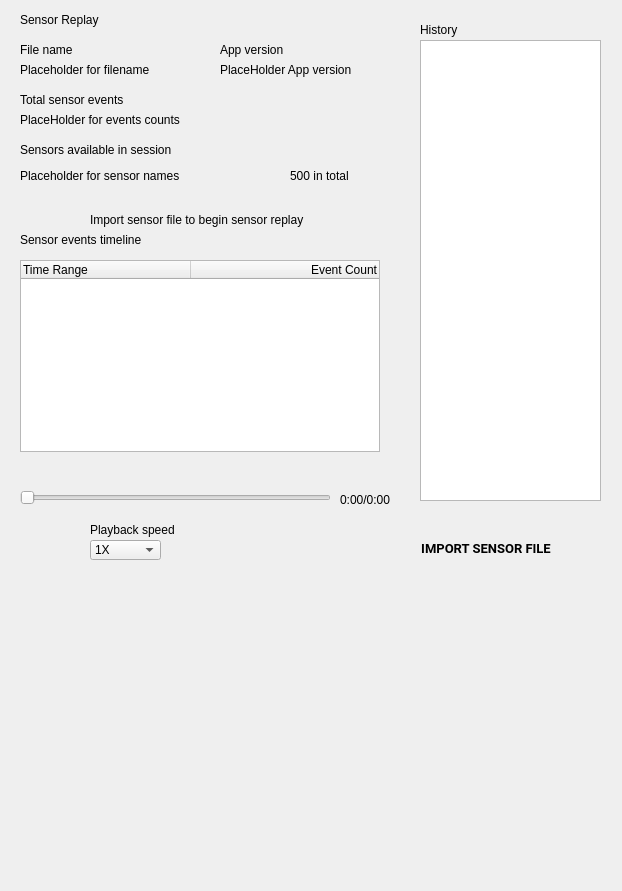
<?xml version="1.0" encoding="UTF-8"?>
<ui version="4.0">
 <class>SensorReplayPage</class>
 <widget class="QWidget" name="SensorReplayPage">
  <property name="geometry">
   <rect>
    <x>0</x>
    <y>0</y>
    <width>622</width>
    <height>891</height>
   </rect>
  </property>
  <property name="windowTitle">
   <string>Form</string>
  </property>
  <widget class="QLabel" name="title">
   <property name="geometry">
    <rect>
     <x>20</x>
     <y>10</y>
     <width>101</width>
     <height>19</height>
    </rect>
   </property>
   <property name="text">
    <string>Sensor Replay</string>
   </property>
  </widget>
  <widget class="QLabel" name="sensor_fileNameTitle">
   <property name="geometry">
    <rect>
     <x>20</x>
     <y>40</y>
     <width>101</width>
     <height>19</height>
    </rect>
   </property>
   <property name="text">
    <string>File name</string>
   </property>
   <property name="ColorGroup" stdset="0">
    <string notr="true">Title</string>
   </property>
  </widget>
  <widget class="QLabel" name="sensor_filenameValue">
   <property name="geometry">
    <rect>
     <x>20</x>
     <y>60</y>
     <width>201</width>
     <height>19</height>
    </rect>
   </property>
   <property name="text">
    <string>Placeholder for filename</string>
   </property>
  </widget>
  <widget class="QLabel" name="sensor_totalSensorEventsCountTitle">
   <property name="geometry">
    <rect>
     <x>20</x>
     <y>90</y>
     <width>201</width>
     <height>19</height>
    </rect>
   </property>
   <property name="text">
    <string>Total sensor events</string>
   </property>
   <property name="ColorGroup" stdset="0">
    <string notr="true">Title</string>
   </property>
  </widget>
  <widget class="QLabel" name="sensor_totalSensorEventsCountValue">
   <property name="geometry">
    <rect>
     <x>20</x>
     <y>110</y>
     <width>161</width>
     <height>19</height>
    </rect>
   </property>
   <property name="text">
    <string>PlaceHolder for events counts</string>
   </property>
  </widget>
  <widget class="QLabel" name="sensor_previewTitle">
   <property name="geometry">
    <rect>
     <x>20</x>
     <y>140</y>
     <width>211</width>
     <height>19</height>
    </rect>
   </property>
   <property name="text">
    <string>Sensors available in session</string>
   </property>
   <property name="ColorGroup" stdset="0">
    <string notr="true">Title</string>
   </property>
  </widget>
  <widget class="QLabel" name="sensor_previewValue_expand">
   <property name="geometry">
    <rect>
     <x>290</x>
     <y>160</y>
     <width>111</width>
     <height>31</height>
    </rect>
   </property>
   <property name="text">
    <string>500 in total</string>
   </property>
   <property name="ColorGroup" stdset="0">
    <string>Link</string>
   </property>
  </widget>
  <widget class="QLabel" name="sensor_eventTimelineTitle">
   <property name="geometry">
    <rect>
     <x>20</x>
     <y>230</y>
     <width>211</width>
     <height>19</height>
    </rect>
   </property>
   <property name="text">
    <string>Sensor events timeline</string>
   </property>
   <property name="ColorGroup" stdset="0">
    <string notr="true">Title</string>
   </property>
  </widget>
  <widget class="RaisedMaterialButton" name="sensor_playStopButton">
   <property name="geometry">
    <rect>
     <x>20</x>
     <y>530</y>
     <width>36</width>
     <height>36</height>
    </rect>
   </property>
   <property name="accessibleDescription">
    <string>Play</string>
   </property>
   <property name="text">
    <string/>
   </property>
   <property name="icon">
    <iconset resource="../resources.qrc">
     <normaloff>:/light/play_arrow</normaloff>:/light/play_arrow</iconset>
   </property>
   <property name="iconSize">
    <size>
     <width>24</width>
     <height>24</height>
    </size>
   </property>
   <property name="flat">
    <bool>true</bool>
   </property>
   <property name="themeIconName" stdset="0">
    <string>play_arrow</string>
   </property>
   <property name="themeIconName_disabled" stdset="0">
    <string>play_arrow_disabled</string>
   </property>
   <property name="ColorGroup" stdset="0">
    <string>Button</string>
   </property>
   <property name="report_metrics" stdset="0">
    <bool>false</bool>
   </property>
  </widget>
  <widget class="RaisedMaterialButton" name="sensor_loadSensorButton">
   <property name="geometry">
    <rect>
     <x>420</x>
     <y>530</y>
     <width>132</width>
     <height>36</height>
    </rect>
   </property>
   <property name="sizePolicy">
    <sizepolicy hsizetype="Minimum" vsizetype="Fixed">
     <horstretch>0</horstretch>
     <verstretch>0</verstretch>
    </sizepolicy>
   </property>
   <property name="font">
    <font>
     <family>Roboto</family>
     <pointsize>10</pointsize>
     <weight>75</weight>
     <bold>true</bold>
    </font>
   </property>
   <property name="text">
    <string>IMPORT SENSOR FILE</string>
   </property>
   <property name="flat">
    <bool>true</bool>
   </property>
   <property name="ColorGroup" stdset="0">
    <string notr="true">Button</string>
   </property>
   <property name="report_metrics" stdset="0">
    <bool>false</bool>
   </property>
  </widget>
  <widget class="QLabel" name="historyTitle">
   <property name="geometry">
    <rect>
     <x>420</x>
     <y>20</y>
     <width>101</width>
     <height>19</height>
    </rect>
   </property>
   <property name="text">
    <string>History</string>
   </property>
   <property name="ColorGroup" stdset="0">
    <string notr="true">Title</string>
   </property>
  </widget>
  <widget class="QComboBox" name="sensor_playbackSpeed">
   <property name="geometry">
    <rect>
     <x>90</x>
     <y>540</y>
     <width>71</width>
     <height>20</height>
    </rect>
   </property>
   <item>
    <property name="text">
     <string>1X</string>
    </property>
   </item>
   <item>
    <property name="text">
     <string>2X</string>
    </property>
   </item>
   <item>
    <property name="text">
     <string>5X</string>
    </property>
   </item>
   <item>
    <property name="text">
     <string>10X</string>
    </property>
   </item>
   <item>
    <property name="text">
     <string>100X</string>
    </property>
   </item>
   <item>
    <property name="text">
     <string>0.5X</string>
    </property>
   </item>
   <item>
    <property name="text">
     <string>0.25X</string>
    </property>
   </item>
   <item>
    <property name="text">
     <string>0.1X</string>
    </property>
   </item>
  </widget>
  <widget class="QLabel" name="playbackSpeedTitle">
   <property name="geometry">
    <rect>
     <x>90</x>
     <y>520</y>
     <width>111</width>
     <height>19</height>
    </rect>
   </property>
   <property name="text">
    <string>Playback speed</string>
   </property>
   <property name="ColorGroup" stdset="0">
    <string notr="true">Title</string>
   </property>
  </widget>
  <widget class="QSlider" name="sensor_playbackSlider">
   <property name="geometry">
    <rect>
     <x>20</x>
     <y>490</y>
     <width>311</width>
     <height>16</height>
    </rect>
   </property>
   <property name="maximum">
    <number>100</number>
   </property>
   <property name="orientation">
    <enum>Qt::Horizontal</enum>
   </property>
  </widget>
  <widget class="QLabel" name="sensor_playbackTime">
   <property name="geometry">
    <rect>
     <x>340</x>
     <y>490</y>
     <width>81</width>
     <height>20</height>
    </rect>
   </property>
   <property name="text">
    <string>0:00/0:00</string>
   </property>
  </widget>
  <widget class="QLabel" name="sensor_appVersionTitle">
   <property name="geometry">
    <rect>
     <x>220</x>
     <y>40</y>
     <width>121</width>
     <height>19</height>
    </rect>
   </property>
   <property name="text">
    <string>App version</string>
   </property>
   <property name="ColorGroup" stdset="0">
    <string notr="true">Title</string>
   </property>
  </widget>
  <widget class="QLabel" name="sensor_appVersionTitleValue">
   <property name="geometry">
    <rect>
     <x>220</x>
     <y>60</y>
     <width>141</width>
     <height>19</height>
    </rect>
   </property>
   <property name="text">
    <string>PlaceHolder App version</string>
   </property>
  </widget>
  <widget class="QListWidget" name="sensor_savedSensorRecordList">
   <property name="geometry">
    <rect>
     <x>420</x>
     <y>40</y>
     <width>181</width>
     <height>461</height>
    </rect>
   </property>
  </widget>
  <widget class="QLabel" name="sensor_noFileMask">
   <property name="geometry">
    <rect>
     <x>90</x>
     <y>210</y>
     <width>311</width>
     <height>20</height>
    </rect>
   </property>
   <property name="text">
    <string>Import sensor file to begin sensor replay</string>
   </property>
  </widget>
  <widget class="QLabel" name="sensor_previewValue">
   <property name="geometry">
    <rect>
     <x>20</x>
     <y>160</y>
     <width>261</width>
     <height>31</height>
    </rect>
   </property>
   <property name="text">
    <string>Placeholder for sensor names</string>
   </property>
  </widget>
  <widget class="QTableWidget" name="sensor_eventTimelineTable">
   <property name="geometry">
    <rect>
     <x>20</x>
     <y>260</y>
     <width>360</width>
     <height>192</height>
    </rect>
   </property>
   <property name="focusPolicy">
    <enum>Qt::NoFocus</enum>
   </property>
   <property name="horizontalScrollBarPolicy">
    <enum>Qt::ScrollBarAlwaysOff</enum>
   </property>
   <property name="sizeAdjustPolicy">
    <enum>QAbstractScrollArea::AdjustToContentsOnFirstShow</enum>
   </property>
   <property name="editTriggers">
    <set>QAbstractItemView::NoEditTriggers</set>
   </property>
   <property name="selectionMode">
    <enum>QAbstractItemView::NoSelection</enum>
   </property>
   <property name="selectionBehavior">
    <enum>QAbstractItemView::SelectRows</enum>
   </property>
   <property name="verticalScrollMode">
    <enum>QAbstractItemView::ScrollPerPixel</enum>
   </property>
   <property name="showGrid">
    <bool>false</bool>
   </property>
   <property name="cornerButtonEnabled">
    <bool>false</bool>
   </property>
   <attribute name="horizontalHeaderDefaultSectionSize">
    <number>170</number>
   </attribute>
   <attribute name="horizontalHeaderStretchLastSection">
    <bool>true</bool>
   </attribute>
   <attribute name="verticalHeaderVisible">
    <bool>false</bool>
   </attribute>
   <attribute name="verticalHeaderHighlightSections">
    <bool>false</bool>
   </attribute>
   <column>
    <property name="text">
     <string>Time Range</string>
    </property>
    <property name="textAlignment">
     <set>AlignLeading|AlignVCenter</set>
    </property>
   </column>
   <column>
    <property name="text">
     <string>Event Count</string>
    </property>
    <property name="textAlignment">
     <set>AlignTrailing|AlignVCenter</set>
    </property>
   </column>
  </widget>
 </widget>
 <customwidgets>
  <customwidget>
   <class>RaisedMaterialButton</class>
   <extends>QPushButton</extends>
   <header>android/skin/qt/raised-material-button.h</header>
  </customwidget>
 </customwidgets>
 <resources>
  <include location="../resources.qrc"/>
 </resources>
 <connections/>
</ui>
